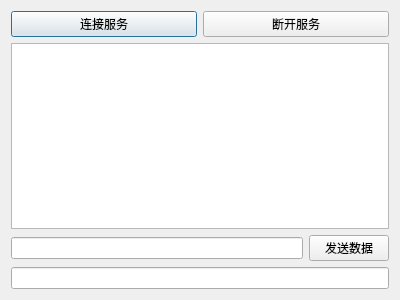
<?xml version="1.0" encoding="UTF-8"?>
<ui version="4.0">
 <class>ClientTestDialog</class>
 <widget class="QDialog" name="ClientTestDialog">
  <property name="geometry">
   <rect>
    <x>0</x>
    <y>0</y>
    <width>400</width>
    <height>300</height>
   </rect>
  </property>
  <property name="windowTitle">
   <string>Dialog</string>
  </property>
  <layout class="QVBoxLayout" name="verticalLayout">
   <item>
    <layout class="QHBoxLayout" name="horizontalLayout">
     <item>
      <widget class="QPushButton" name="connetService">
       <property name="text">
        <string>连接服务</string>
       </property>
      </widget>
     </item>
     <item>
      <widget class="QPushButton" name="disconnectService">
       <property name="text">
        <string>断开服务</string>
       </property>
      </widget>
     </item>
    </layout>
   </item>
   <item>
    <widget class="QTextEdit" name="showRecvData"/>
   </item>
   <item>
    <layout class="QHBoxLayout" name="horizontalLayout_2">
     <item>
      <widget class="QLineEdit" name="inputData"/>
     </item>
     <item>
      <widget class="QPushButton" name="sendData">
       <property name="text">
        <string>发送数据</string>
       </property>
      </widget>
     </item>
    </layout>
   </item>
   <item>
    <widget class="QLineEdit" name="showStatus"/>
   </item>
  </layout>
  <zorder>showRecvData</zorder>
  <zorder>showStatus</zorder>
  <zorder>inputData</zorder>
 </widget>
 <resources/>
 <connections/>
</ui>
